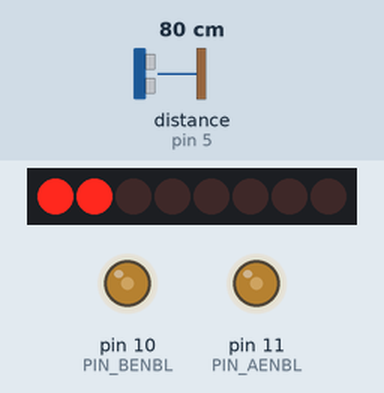
Recording of a sketch running on a simulated Arduino Uno, built with avr-gcc and run on an emulated ATmega328P. Parts: 8 port-expander outputs drawn as a row of LEDs (first output left, lit = HIGH), output pins drawn as LEDs (lit = HIGH). Wiring (inferred from the names in the program): ultrasonic range finder: trigger pin 4; echo pin 5; PCF8574 port expander at I2C address 0x20. Wiring (inferred from the signals the program sends): row of LEDs: on Q0, Q1, Q2, Q3, Q4, Q5, Q6, Q7. Inputs (shaded band) come from the test bench; at power-on: distance to the obstacle (sensor on pin 5) 80 cm. The echo pulse lasts 58.3 µs per cm; pins used as bus, display or sensor lines are not drawn.

Above: at 1.2 s.
1.3 s: distance to the obstacle (sensor on pin 5) set to 13 cm
2.8 s: distance to the obstacle (sensor on pin 5) set to 10 cm
At 3.7 s:
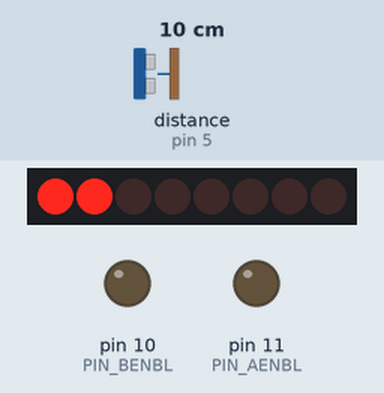
4.3 s: distance to the obstacle (sensor on pin 5) set to 9 cm
5.9 s: distance to the obstacle (sensor on pin 5) set to 18 cm
At 6.9 s:
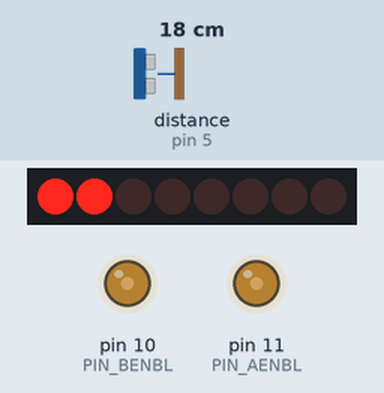
Timing chart, 0 to 8.4 s (numbered marks = the images above; inputs shaded):
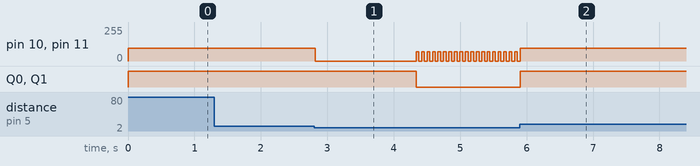

Measured:
- the behaviour switches between 12 and 11 cm on distance to the obstacle (sensor on pin 5) (found by bisection; images 0 and 1)
- after the input at 1.3 s, every drawn part: stays the same
- after the input at 2.8 s, pin 10 (PIN_BENBL), pin 11 (PIN_AENBL): 95/255 → 0/255 at once
- after the input at 4.3 s, pin 10 (PIN_BENBL), pin 11 (PIN_AENBL): alternates 70/255 for 0.04 s and 0/255 for 0.04 s, starting at once; Q0, Q1: HIGH → LOW at once
- after the input at 5.9 s, Q0, Q1: LOW → HIGH at once

The sketch:

05_PrecisionDistanceLock_V2.ino
```cpp
/*
  ============================================================
  Project: Ultrasonic Distance Control
  Board: Kypruino UNO+ v0.8
  Platform: RoboRover Core 2
  ============================================================

  Description:
  The robot maintains a target distance from an obstacle using
  the ultrasonic sensor. Move the obstacle closer/further and
  the robot will move backward/forward to keep the distance.

  Behaviour:
  - If distance > target + deadband  -> move FORWARD
  - If distance < target - deadband  -> move BACKWARD
  - Otherwise                        -> stop

  Hardware:
  - Ultrasonic: TRIG D4, ECHO D5
  - Motors: DRV8836 MODE=1 (PHASE/ENABLE)
      AENBL = D11 (PWM), BENBL = D10 (PWM)
      M1_PHASE = P0, M2_PHASE = P1 via PCF8574 @ 0x20

  Wiring:
    FORWARD  = P0=0, P1=0
    BACKWARD = P0=1, P1=1
  ============================================================
*/

#include <Wire.h>

// -------------------- ULTRASONIC PINS --------------------
#define PIN_TRIG 4
#define PIN_ECHO 5

// -------------------- MOTOR PINS --------------------
#define PIN_AENBL 11
#define PIN_BENBL 10

// -------------------- I2C EXPANDER --------------------
#define EXP_ADDR 0x20

uint8_t expState = 0xFF;

// -------------------- SETTINGS --------------------
#define TARGET_CM       10.0
#define DEADBAND_CM      1.0

#define FWD_SPEED       95
#define BACK_SPEED      95
#define FWD_SLOW        70
#define BACK_SLOW       70

#define LOOP_DELAY_MS   40
#define ECHO_TIMEOUT_US 30000UL

void setup() {
  // Ultrasonic
  pinMode(PIN_TRIG, OUTPUT);
  digitalWrite(PIN_TRIG, LOW);
  pinMode(PIN_ECHO, INPUT);

  // Motors
  pinMode(PIN_AENBL, OUTPUT);
  pinMode(PIN_BENBL, OUTPUT);
  analogWrite(PIN_AENBL, 0);
  analogWrite(PIN_BENBL, 0);

  Wire.begin();

  // Default all HIGH
  expWrite(0xFF);
  stopMotors();
}

void loop() {
  float distanceCm = readDistanceCm();

  // If timeout / invalid reading, stop for safety
  if (distanceCm < 0) {
    stopMotors();
    delay(LOOP_DELAY_MS);
    return;
  }

  // -------- Distance control --------
  if (distanceCm > (TARGET_CM + DEADBAND_CM)) {
    // Too far -> move FORWARD
    setPhaseBits(0, 0);

    if (distanceCm > (TARGET_CM + (2 * DEADBAND_CM))) {
      setMotorSpeed(FWD_SPEED, FWD_SPEED);
    } else {
      setMotorSpeed(FWD_SLOW, FWD_SLOW);
    }
  }
  else if (distanceCm < (TARGET_CM - DEADBAND_CM)) {
    // Too close -> move BACKWARD
    setPhaseBits(1, 1);

    if (distanceCm < (TARGET_CM - (2 * DEADBAND_CM))) {
      setMotorSpeed(BACK_SPEED, BACK_SPEED);
    } else {
      setMotorSpeed(BACK_SLOW, BACK_SLOW);
    }
  }
  else {
    // Close enough -> stop
    stopMotors();
  }

  delay(LOOP_DELAY_MS);
}

// -------------------- ULTRASONIC READ --------------------
float readDistanceCm() {
  digitalWrite(PIN_TRIG, LOW);
  delayMicroseconds(2);
  digitalWrite(PIN_TRIG, HIGH);
  delayMicroseconds(10);
  digitalWrite(PIN_TRIG, LOW);

  unsigned long us = pulseIn(PIN_ECHO, HIGH, ECHO_TIMEOUT_US);

  if (us == 0) return -1.0;
  return us / 58.0;
}

// -------------------- MOTOR HELPERS --------------------
void setMotorSpeed(uint8_t a, uint8_t b) {
  analogWrite(PIN_AENBL, a);
  analogWrite(PIN_BENBL, b);
}

void stopMotors() {
  analogWrite(PIN_AENBL, 0);
  analogWrite(PIN_BENBL, 0);
}

// Set only P0/P1, keep the rest of the expander state unchanged
void setPhaseBits(bool p0, bool p1) {
  uint8_t v = expState;

  v &= 0b11111100;  // clear P0/P1

  if (p0) v |= 0b00000001;
  if (p1) v |= 0b00000010;

  expWrite(v);
}

// -------------------- EXPANDER WRITE --------------------
void expWrite(uint8_t v) {
  Wire.beginTransmission(EXP_ADDR);
  Wire.write(v);
  Wire.endTransmission();
  expState = v;
}
```
